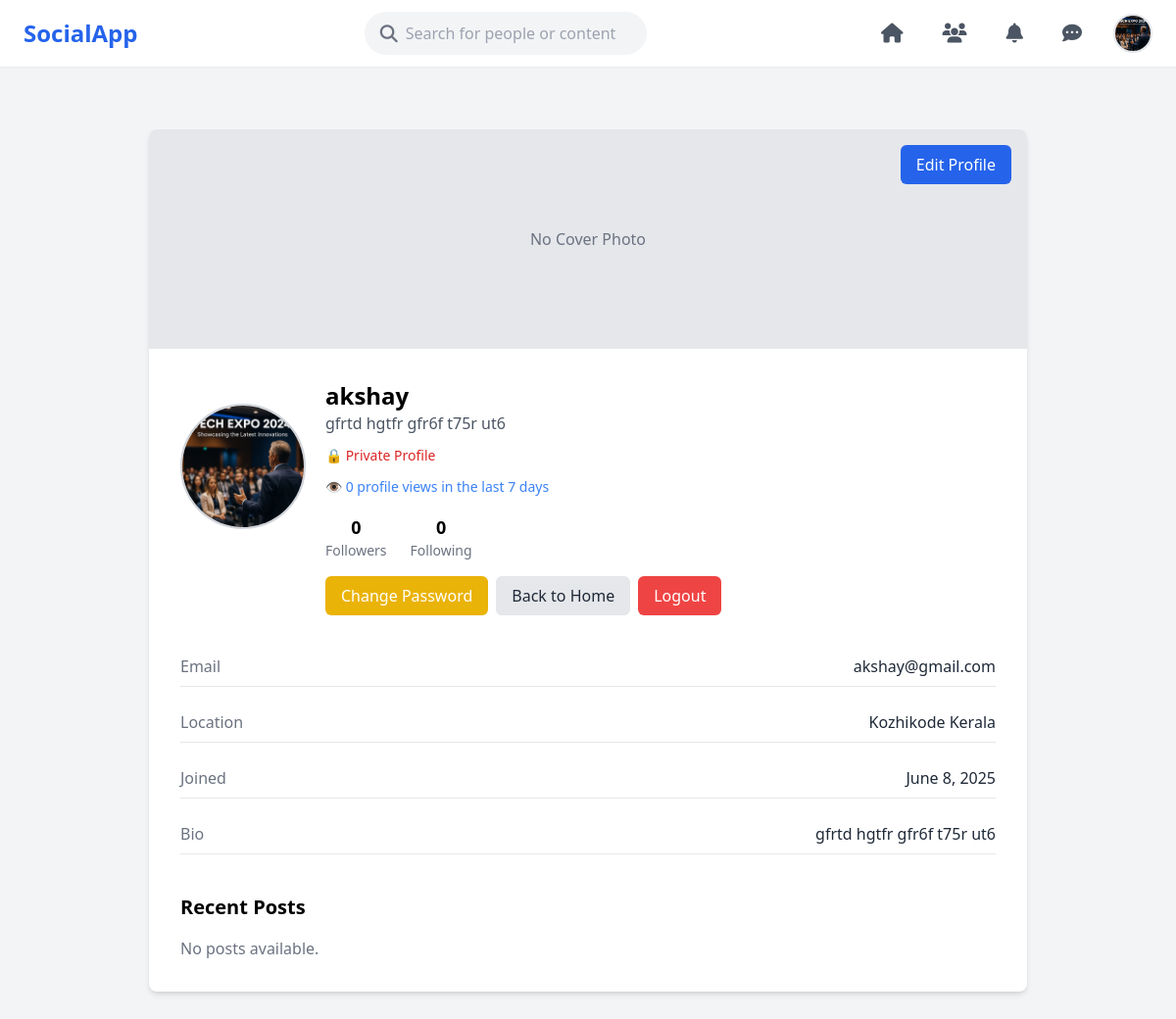
The page /profile/ (signed in) on the database as committed earlier.
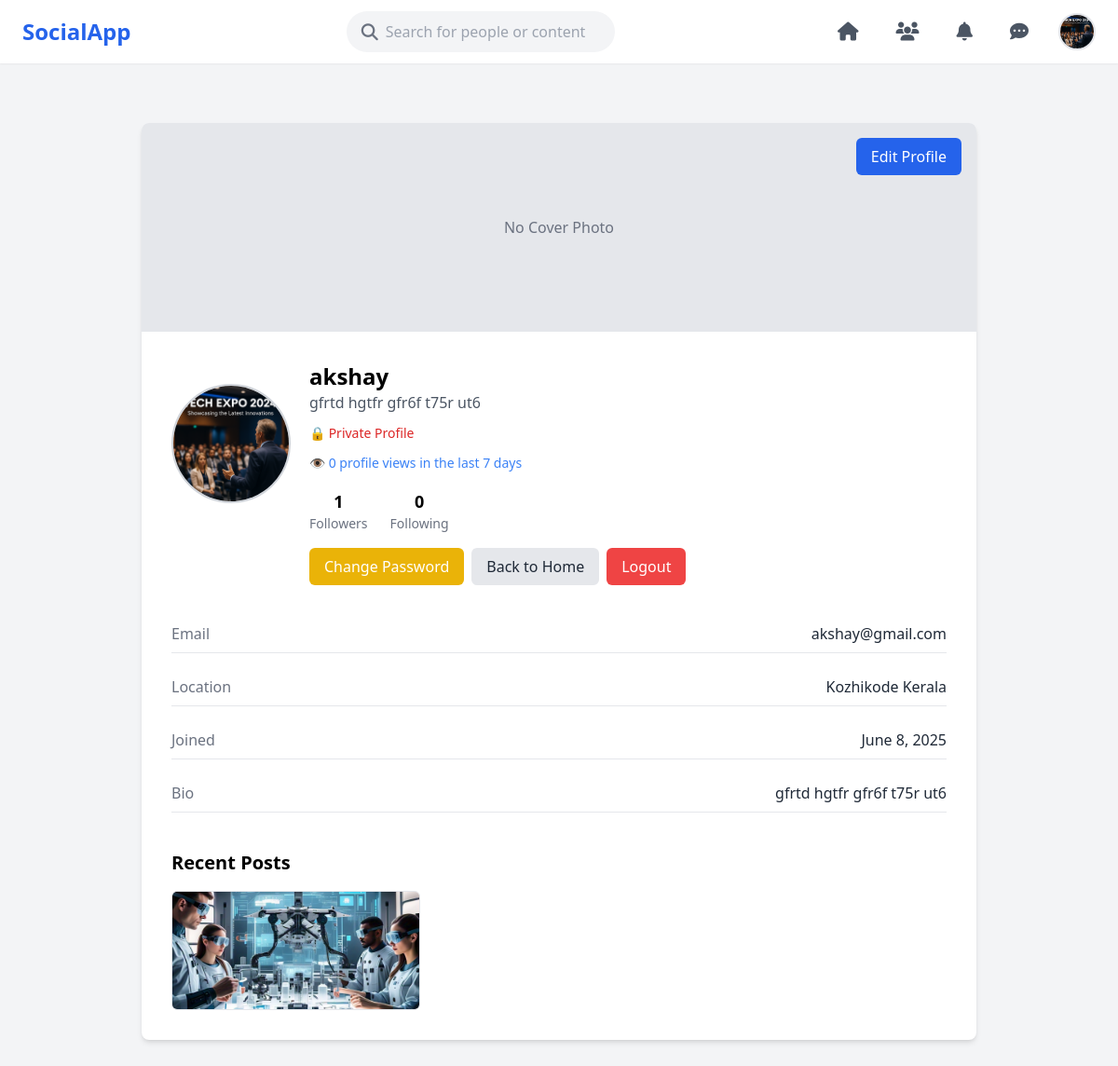
The same page on the database as committed later.
### myapp/models.py (models this page shows, shortened)
class CustomUser(AbstractUser):
    email = models.EmailField(_('email address'), unique=True)
    profile_picture = models.ImageField(upload_to='profile_pics/', default='default.jpg')
    bio = models.TextField(max_length=500, blank=True)
    location = models.CharField(max_length=100, blank=True)
    birth_date = models.DateField(null=True, blank=True)

class Post(models.Model):
    user = models.ForeignKey(settings.AUTH_USER_MODEL, on_delete=models.CASCADE, related_name='posts')
    content = models.TextField(max_length=500)
    image = models.ImageField(upload_to='post_images/', blank=True, null=True)
    created_at = models.DateTimeField(auto_now_add=True)
    likes = models.ManyToManyField(settings.AUTH_USER_MODEL, related_name='liked_posts', blank=True)

### myapp/views.py (the view, shortened to what this page needs)
# urls.py: path('profile/', views.profile, name='profile'),
@login_required
@login_required
def profile(request, username=None):
    if username:
        profile_user = get_object_or_404(User, username=username)
    else:
        profile_user = request.user
    followers_count = Follow.objects.filter(following=profile_user).count()
    following_count = Follow.objects.filter(follower=profile_user).count()
    recent_posts = Post.objects.filter(user=profile_user).order_by('-created_at')[:6]
    recent_views_count = ProfileView.objects.filter(
        viewed_user=profile_user,
        timestamp__gte=now() - timedelta(days=7)
    ).count()
    context = {
        'profile_user': profile_user,
        'followers_count': followers_count,
        'following_count': following_count,
        'recent_posts': recent_posts,
        'recent_views_count': recent_views_count,
    }
    return render(request, 'profile.html', context)

### templates/profile.html (shortened to what this page needs)
{% extends "navbar.html" %}
{% load static %}
{% block content %}
<div class="max-w-4xl mx-auto my-8 bg-white rounded-lg shadow-md font-sans overflow-hidden">
    <div class="relative w-full h-56 bg-gray-200">
        {% if profile_user.cover_photo %}
            <img src="{{ profile_user.cover_photo.url }}" class="object-cover w-full h-full" alt="Cover Photo">
        {% else %}
            <div class="flex items-center justify-center w-full h-full text-gray-500">No Cover Photo</div>
        {% endif %}
        {% if request.user == profile_user %}
        <button id="edit-profile-btn" class="absolute top-4 right-4 px-4 py-2 bg-blue-600 text-white rounded-md font-medium">Edit Profile</button>
        {% endif %}
    </div>
    <div class="p-8">
        <div class="flex items-center gap-5 mb-8" id="profile-header">
            <div class="w-32 h-32 rounded-full border-2 border-gray-300 overflow-hidden -mt-16 bg-white">
                {% if profile_user.profile_picture %}
                    <img src="{{ profile_user.profile_picture.url }}" alt="Profile Picture" class="w-full h-full object-cover">
                {% else %}
                    <img src="{% static 'default-avatar.png' %}" alt="Default Avatar" class="w-full h-full object-cover">
                {% endif %}
            </div>
            <div>
                <h2 id="display-name" class="text-2xl font-semibold">
                    {{ profile_user.get_full_name|default:profile_user.username }}
                </h2>
                <p id="display-bio" class="text-gray-600">{{ profile_user.bio }}</p>
                <div class="mt-2">
                    {% if profile_user.is_public %}
                        <span class="text-green-600 text-sm">🌐 Public Profile</span>
                    {% else %}
                        <span class="text-red-600 text-sm">🔒 Private Profile</span>
                    {% endif %}
                </div>
                {% if request.user == profile_user %}
                <div class="mt-2">
                    <span class="text-blue-500 text-sm">👁 {{ recent_views_count }} profile views in the last 7 days</span>
                </div>
                {% endif %}
                <div class="flex gap-6 mt-4">
                    <a href="{% url 'follower_list' profile_user.username %}" class="text-center hover:underline">
                        <div class="font-bold text-lg">{{ followers_count }}</div>
                        <div class="text-sm text-gray-500">Followers</div>
                    </a>
                    <a href="{% url 'following_list' profile_user.username %}" class="text-center hover:underline">
                        <div class="font-bold text-lg">{{ following_count }}</div>
                        <div class="text-sm text-gray-500">Following</div>
                    </a>
                </div>
                {% if request.user == profile_user %}
                <div class="mt-4 flex flex-wrap gap-2">
                    <a href="{% url 'change_password' %}" class="px-4 py-2 bg-yellow-500 text-white rounded-md font-medium">Change Password</a>
                    <a href="{% url 'home' %}" class="px-4 py-2 bg-gray-200 text-gray-800 rounded-md font-medium">Back to Home</a>
                    <a href="{% url 'logout' %}" class="px-4 py-2 bg-red-500 text-white rounded-md font-medium">Logout</a>
                </div>
                {% endif %}
            </div>
        </div>
        <div id="profile-details" class="space-y-4">
            <div class="flex justify-between py-2 border-b border-gray-200">
                <div class="font-medium text-gray-500">Email</div>
                <div class="text-gray-800">{{ profile_user.email }}</div>
            </div>
            <div class="flex justify-between py-2 border-b border-gray-200">
                <div class="font-medium text-gray-500">Location</div>
                <div class="text-gray-800">{{ profile_user.location }}</div>
            </div>
            <div class="flex justify-between py-2 border-b border-gray-200">
                <div class="font-medium text-gray-500">Joined</div>
                <div class="text-gray-800">{{ profile_user.date_joined|date:"F j, Y" }}</div>
            </div>
            <div class="flex justify-between py-2 border-b border-gray-200">
                <div class="font-medium text-gray-500">Bio</div>
                <div class="text-gray-800" id="display-bio-full">{{ profile_user.bio }}</div>
            </div>
        </div>
        <div class="mt-10">
            <h3 class="text-xl font-semibold mb-4">Recent Posts</h3>
            {% if recent_posts %}
            <div class="grid grid-cols-3 gap-4">
                {% for post in recent_posts %}
                <a href="{% url 'post_detail' post.id %}" class="block">
                    {% if post.image %}
                        <img src="{{ post.image.url }}" alt="Post" class="w-full h-32 object-cover rounded-md border">
                    {% else %}
                        <img src="{% static 'default-post.png' %}" alt="No Image" class="w-full h-32 object-cover rounded-md border">
                    {% endif %}
                </a>
                {% endfor %}
            </div>
            {% else %}
            <p class="text-gray-500">No posts available.</p>
            {% endif %}
        </div>
    </div>
</div>
{% endblock %}

### templates/navbar.html (shortened to what this page needs)
{% load static %}
<!DOCTYPE html>
<html lang="en">
<head>
    <script src="https://cdn.tailwindcss.com"></script>
    <link rel="stylesheet" href="https://cdnjs.cloudflare.com/ajax/libs/font-awesome/6.4.0/css/all.min.css"/>
</head>
<body class="bg-gray-100 font-sans m-0 text-base">
    <header class="bg-white py-3 px-6 flex items-center justify-between shadow-sm sticky top-0 z-50">
        <a href="{% url 'home' %}" class="text-2xl font-bold text-blue-600 no-underline hover:text-blue-700">SocialApp</a>
        <form action="{% url 'search' %}" method="get" class="flex items-center bg-gray-100 rounded-full px-4 py-2 w-72" role="search" aria-label="Site search">
            <i class="fas fa-search text-gray-500 text-lg mr-2" aria-hidden="true"></i>
            <input type="text" name="q" placeholder="Search for people or content" aria-label="Search input" class="border-none bg-transparent outline-none w-full text-base" />
        </form>
        <nav class="flex items-center gap-6" aria-label="Primary navigation">
            <a href="{% url 'home' %}" class="relative no-underline text-current flex items-center text-lg p-2 hover:bg-gray-100 rounded-lg" title="Home" aria-label="Home">
                <i class="fas fa-home text-gray-600 text-xl" aria-hidden="true"></i>
            </a>
            <a href="{% url 'users_list' %}" class="relative no-underline text-current flex items-center text-lg p-2 hover:bg-gray-100 rounded-lg" title="Users" aria-label="Users">
                <i class="fas fa-users text-gray-600 text-xl" aria-hidden="true"></i>
            </a>
            <a href="{% url 'notifications' %}" class="relative no-underline text-current flex items-center text-lg p-2 hover:bg-gray-100 rounded-lg" title="Notifications" aria-label="Notifications">
                <i class="fas fa-bell text-gray-600 text-xl" aria-hidden="true"></i>
            </a>
            <a href="{% url 'messages' %}" class="relative no-underline text-current flex items-center text-lg p-2 hover:bg-gray-100 rounded-lg" title="Messages" aria-label="Messages">
                <i class="fas fa-comment-dots text-gray-600 text-xl" aria-hidden="true"></i>
            </a>
            <a href="{% url 'profile' %}" class="relative no-underline text-current flex items-center" title="Profile" aria-label="Profile">
                {% if user.is_authenticated and user.profile_picture %}
                    <img src="{{ user.profile_picture.url }}" alt="Profile Picture" class="w-10 h-10 rounded-full object-cover cursor-pointer border-2 border-gray-200 hover:border-blue-500" />
                {% else %}
                    <img src="{% static 'default-avatar.png' %}" alt="Default Avatar" class="w-10 h-10 rounded-full object-cover cursor-pointer border-2 border-gray-200 hover:border-blue-500" />
                {% endif %}
            </a>
        </nav>
    </header>
    <div class="flex justify-center mt-8 px-4">
        <div class="w-full max-w-6xl">
            {% block content %}
            {% endblock %}
        </div>
    </div>
</body>
</html>

Rows that differ between the two databases and show on the page:
added Post: image (picture)
Other text that changed with them:
{{ followers_count }}: "0" → "1"
text no longer shown: "No posts available."
